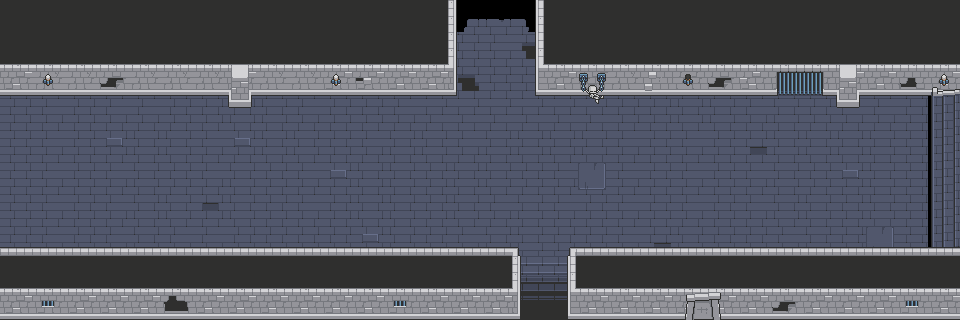

A 2D game scene composited from a Tiled map and its tileset images. What follows is a short description and the map's XML, with every tile layer's data as written:
An orthogonal 30x10 tile map with 32x32 px tiles, 4 tile layers (floor, wall, decor1, decor2) and 11 objects (6x monster, 3x chord, playerStart, milestone).

<map version="1.10" tiledversion="1.11.0" orientation="orthogonal" renderorder="right-down" width="30" height="10" tilewidth="32" tileheight="32" infinite="0" nextlayerid="6" nextobjectid="16">
 <editorsettings>
  <export target="../../stage_02/stage_02_01.tmj" format="json" />
 </editorsettings>
 <tileset firstgid="1" name="Royal Dungeon Tileset" tilewidth="32" tileheight="32" tilecount="396" columns="18">
  <image source="../../Royal Dungeon Tileset.png" width="576" height="704" />
  <tile id="10">
   <properties>
    <property name="collides" type="bool" value="true" />
   </properties>
  </tile>
  <tile id="11">
   <properties>
    <property name="collides" type="bool" value="true" />
   </properties>
  </tile>
  <tile id="12">
   <properties>
    <property name="collides" type="bool" value="true" />
   </properties>
  </tile>
  <tile id="21">
   <properties>
    <property name="collides" type="bool" value="true" />
   </properties>
  </tile>
  <tile id="49">
   <properties>
    <property name="collides" type="bool" value="true" />
   </properties>
  </tile>
  <tile id="151">
   <properties>
    <property name="collides" type="bool" value="true" />
   </properties>
  </tile>
  <tile id="152">
   <properties>
    <property name="collides" type="bool" value="true" />
   </properties>
  </tile>
 </tileset>
 <layer id="1" name="floor" width="30" height="10">
  <data encoding="csv">
8,9,10,8,8,9,10,8,8,8,8,9,8,8,11,12,13,8,8,8,9,10,8,8,8,8,9,8,9,10,
8,8,8,8,8,9,8,8,9,8,9,8,8,9,8,9,28,8,9,8,9,8,8,8,8,8,9,8,9,10,
8,9,8,9,8,8,8,9,8,9,10,8,9,22,28,8,9,22,9,8,9,8,8,8,10,8,9,8,9,10,
8,9,8,9,9,8,8,10,10,9,8,8,9,22,22,22,45,45,45,8,8,10,10,9,10,8,9,9,8,161,
8,9,8,27,10,10,9,27,10,10,8,9,10,10,9,10,10,10,10,9,8,9,8,46,10,10,10,10,8,161,
8,9,8,9,10,8,9,10,8,9,27,10,10,8,10,10,8,9,44,9,8,9,8,9,10,8,27,10,8,161,
8,9,8,9,10,10,26,10,8,9,8,10,10,8,10,9,10,9,8,9,8,9,8,9,10,10,8,10,8,161,
8,9,8,9,10,9,9,8,8,8,8,27,10,8,9,10,10,8,8,9,46,10,8,8,9,10,8,44,8,161,
8,9,8,9,10,8,9,8,9,8,8,9,10,8,9,10,134,135,8,8,8,9,10,8,9,10,8,8,8,9,
8,8,8,8,9,8,8,8,9,8,8,9,10,8,8,8,152,153,9,8,8,9,10,8,9,10,8,8,8,9
</data>
 </layer>
 <layer id="2" name="wall" width="30" height="10">
  <data encoding="csv">
22,22,22,22,22,22,22,22,22,22,22,22,22,22,23,0,21,22,22,22,22,22,22,22,22,22,22,22,22,22,
22,22,22,22,22,22,22,22,22,22,22,22,22,22,23,0,21,22,22,22,22,22,22,22,22,22,22,22,22,22,
40,59,59,78,59,59,59,55,59,59,40,57,40,40,41,0,39,40,40,59,74,58,78,60,93,94,55,40,77,40,
0,0,0,0,0,0,0,73,0,0,0,0,0,45,45,45,45,0,0,0,0,0,0,0,0,0,73,0,0,0,
0,0,0,0,0,0,0,0,0,0,0,0,0,0,0,0,0,0,0,0,0,0,0,0,0,0,0,0,0,0,
0,0,0,0,0,0,0,0,0,0,0,0,0,0,0,0,0,0,0,0,0,0,0,0,0,0,0,0,0,0,
0,0,0,0,0,0,0,0,0,0,0,0,0,0,0,0,0,0,0,0,0,0,0,0,0,0,0,0,0,0,
4,4,4,4,4,4,4,4,4,4,4,4,4,4,4,4,5,3,4,4,4,4,4,4,4,4,4,4,4,4,
22,22,22,22,22,22,22,22,22,22,22,22,22,22,22,22,23,21,22,22,22,22,22,22,22,22,22,22,22,22,
40,149,40,40,40,79,40,40,40,40,40,40,149,40,40,40,41,39,40,40,40,129,130,40,78,40,40,40,149,40
</data>
 </layer>
 <layer id="3" name="decor1" width="30" height="10">
  <data encoding="csv">
0,0,0,0,0,0,0,0,0,0,0,0,0,0,0,0,0,0,0,0,0,0,0,0,0,0,0,0,0,0,
0,0,0,0,0,0,0,0,0,0,0,0,0,0,0,0,0,0,0,0,0,0,0,0,0,0,0,0,0,0,
0,0,0,0,0,0,0,0,0,0,0,0,0,0,0,0,0,0,97,0,0,0,0,0,0,0,0,0,0,125,
0,0,0,0,0,0,0,0,0,0,0,0,0,0,0,0,0,0,115,0,0,0,0,0,0,0,0,0,0,0,
0,0,0,0,0,0,0,0,0,0,0,0,0,0,0,0,0,0,0,0,0,0,0,0,0,0,0,0,0,0,
0,0,0,0,0,0,0,0,0,0,0,0,0,0,0,0,0,0,0,0,0,0,0,0,0,0,0,0,0,0,
0,0,0,0,0,0,0,0,0,0,0,0,0,0,0,0,0,0,0,0,0,0,0,0,0,0,0,0,0,0,
0,0,0,0,0,0,0,0,0,0,0,0,0,0,0,0,0,0,0,0,0,0,0,0,0,0,0,0,0,0,
0,0,0,0,0,0,0,0,0,0,0,0,0,0,0,0,0,0,0,0,0,0,0,0,0,0,0,0,0,0,
0,0,0,0,0,0,0,0,0,0,0,0,0,0,0,0,0,0,0,0,0,0,0,0,0,0,0,0,0,0
</data>
 </layer>
 <layer id="4" name="decor2" width="30" height="10">
  <data encoding="csv">
0,0,0,0,0,0,0,0,0,0,0,0,0,0,0,0,0,0,0,0,0,0,0,0,0,0,0,0,0,0,
0,0,0,0,0,0,0,0,0,0,0,0,0,0,0,0,0,0,0,0,0,0,0,0,0,0,0,0,0,0,
0,220,0,0,0,0,0,0,0,0,220,0,0,0,0,0,0,0,0,0,0,219,0,0,0,0,0,0,0,220,
0,0,0,0,0,0,0,0,0,0,0,0,0,0,0,0,0,0,0,0,0,0,0,0,0,0,0,0,0,0,
0,0,0,0,0,0,0,0,0,0,0,0,0,0,0,0,0,0,0,0,0,0,0,0,0,0,0,0,0,0,
0,0,0,0,0,0,0,0,0,0,0,0,0,0,0,0,0,0,0,0,0,0,0,0,0,0,0,0,0,0,
0,0,0,0,0,0,0,0,0,0,0,0,0,0,0,0,0,0,0,0,0,0,0,0,0,0,0,0,0,0,
0,0,0,0,0,0,0,0,0,0,0,0,0,0,0,0,0,0,0,0,0,0,0,0,0,0,0,0,0,0,
0,0,0,0,0,0,0,0,0,0,0,0,0,0,0,0,0,0,0,0,0,0,0,0,0,0,0,0,0,0,
0,0,0,0,0,0,0,0,0,0,0,0,0,0,0,0,0,0,0,0,0,0,0,0,0,0,0,0,0,0
</data>
 </layer>
 <objectgroup id="5" name="object">
  <object id="1" name="chordStart" type="chord" x="16" y="138">
   <point />
  </object>
  <object id="2" name="playerStart" x="16" y="197">
   <point />
  </object>
  <object id="5" name="chordBattle" type="chord" x="495" y="39">
   <point />
  </object>
  <object id="7" name="milestone" x="944" y="119">
   <point />
  </object>
  <object id="9" name="chordEnd" type="chord" x="896" y="117">
   <point />
  </object>
  <object id="10" name="spider" type="monster" x="209" y="151">
   <point />
  </object>
  <object id="11" name="spider" type="monster" x="411" y="220">
   <point />
  </object>
  <object id="12" name="spider" type="monster" x="726" y="154">
   <point />
  </object>
  <object id="13" name="fly" type="monster" x="506" y="147">
   <point />
  </object>
  <object id="14" name="fly" type="monster" x="663" y="216">
   <point />
  </object>
  <object id="15" name="fly" type="monster" x="258" y="218">
   <point />
  </object>
 </objectgroup>
</map>
